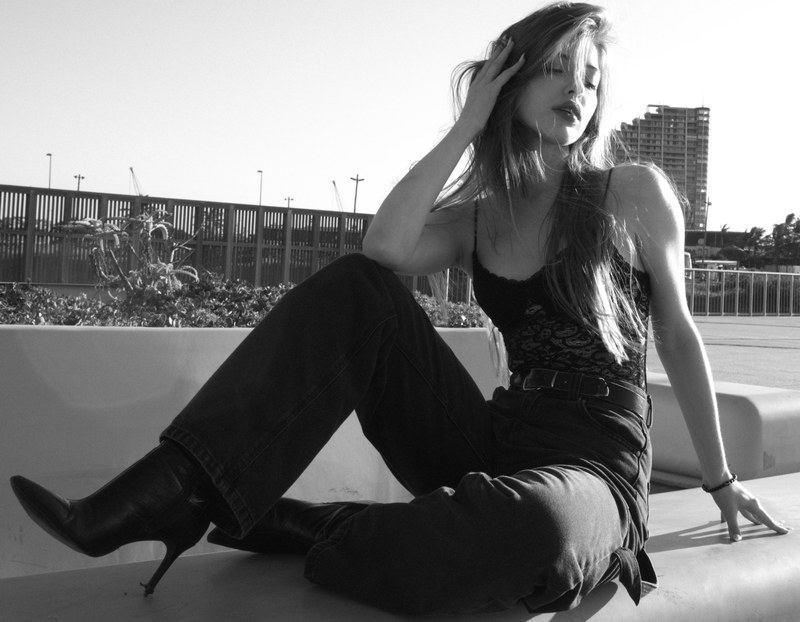
#> input picture mockups-v2/img/band.jpg, 800 x 622 px
$ python og-card.py ../mockups-v2/img/band.jpg out.png ../mockups-v2/img/essential.jpg ../mockups-v2/img/essential.jpg
#> lines starting #> are read from the running program, lines starting #| are printed output that depends on the picture
"""
Generate the Open Graph share card (1200x630) from a gallery photo.

Why a build step and not a checked-in binary: the card has to be regenerated
whenever the hero image changes, and a 20-line script beats remembering to
export one by hand in Photoshop.

Usage: python tools/og-card.py <srcImage> <outPng> [siteName] [tagline]
"""
import sys
from pathlib import Path

from PIL import Image, ImageDraw, ImageEnhance, ImageFont, ImageOps

W, H = 1200, 630


def fit(img: Image.Image, box_w: int, box_h: int) -> Image.Image:
    """Cover-fit: fill the box, crop the overflow, never distort."""
    s = max(box_w / img.width, box_h / img.height)
    nw, nh = max(1, round(img.width * s)), max(1, round(img.height * s))
    img = img.resize((nw, nh), Image.LANCZOS)
    left, top = (nw - box_w) // 2, (nh - box_h) // 2
    return img.crop((left, top, left + box_w, top + box_h))


def font(size: int, bold: bool = True) -> ImageFont.FreeTypeFont:
    """Prefer a real font file; fall back to PIL's bitmap default."""
    names = (
        ["ariblk.ttf", "ArchivoBlack-Regular.ttf"] if bold else []
    ) + ["arial.ttf", "segoeui.ttf", "DejaVuSans.ttf"]
    roots = [
        Path("C:/Windows/Fonts"),
        Path("/usr/share/fonts/truetype/dejavu"),
        Path("/Library/Fonts"),
    ]
    for root in roots:
        for n in names:
            p = root / n
            if p.exists():
                try:
                    return ImageFont.truetype(str(p), size)
                except OSError:
                    pass
    return ImageFont.load_default()


def main() -> int:
    src = Path(sys.argv[1])
    out = Path(sys.argv[2])
    site = sys.argv[3] if len(sys.argv) > 3 else "SHUTTERHAUS"
    tagline = sys.argv[4] if len(sys.argv) > 4 else "PHOTOGRAPHY · GAUTENG"

    img = ImageOps.exif_transpose(Image.open(src)).convert("RGB")
#> img is the input picture: PIL image 800x622 RGB; min 0, max 255, mean 121.9

    # B&W to match the site's shell, slightly lifted so faces don't crush.
    img = ImageOps.grayscale(img)
#> img: PIL image 800x622 L
    img = ImageEnhance.Contrast(img).enhance(1.06)

    card = fit(img, W, H)
#> in fit, `return img.crop((left, top, left + box_w, top + box_h))`:
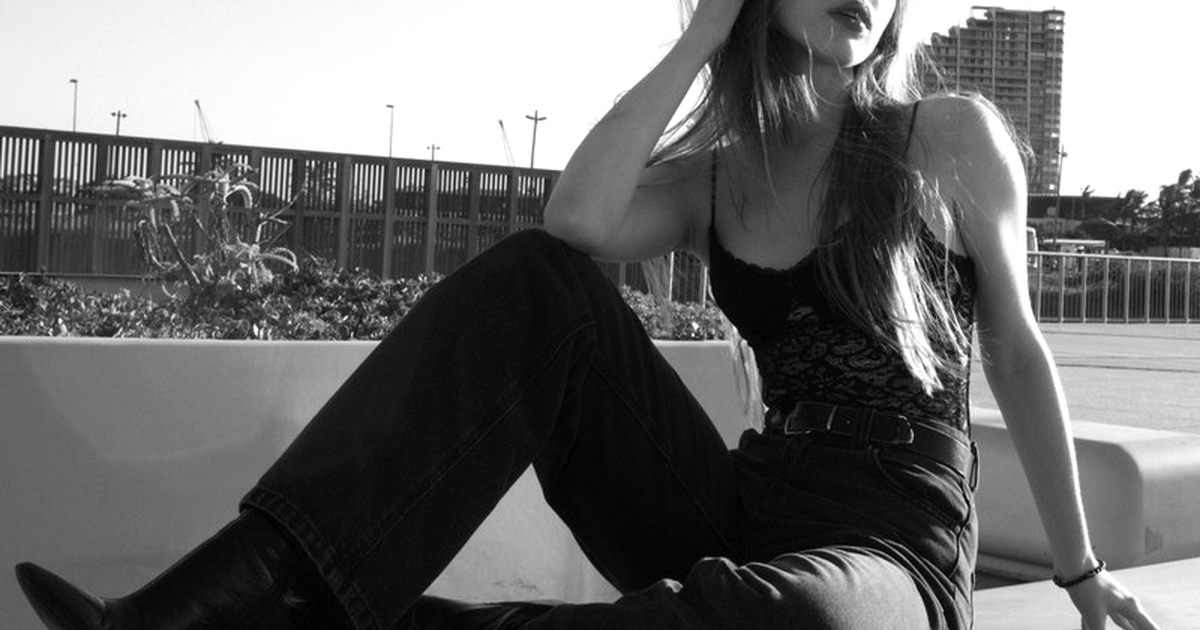
#> returned value: PIL image 1200x630 L; min 0, max 255, mean 106.7

    # Darken the bottom so the type always has contrast, whatever the photo.
    # A hard-edged rectangle cut straight across the subject's face, so build a
    # vertical gradient mask that ramps in below the midpoint instead.
    veil = Image.new("L", (W, H), 0)
#> veil: PIL image 1200x630 L; every value is 0
    vdraw = ImageDraw.Draw(veil)
    top = int(H * 0.34)
    for y in range(top, H):
        t = (y - top) / max(1, (H - 1 - top))
        vdraw.line((0, y, W, y), fill=round(96 * (t**1.7)))
    black = Image.new("RGB", (W, H), (0, 0, 0))
#> black: PIL image 1200x630 RGB; every value is 0
    # composite() against an L mask returns mode L; force RGB so 3-tuple fills
    # (white type) are accepted by draw.text().
    card = Image.composite(black, card.convert("RGB"), veil).convert("RGB")
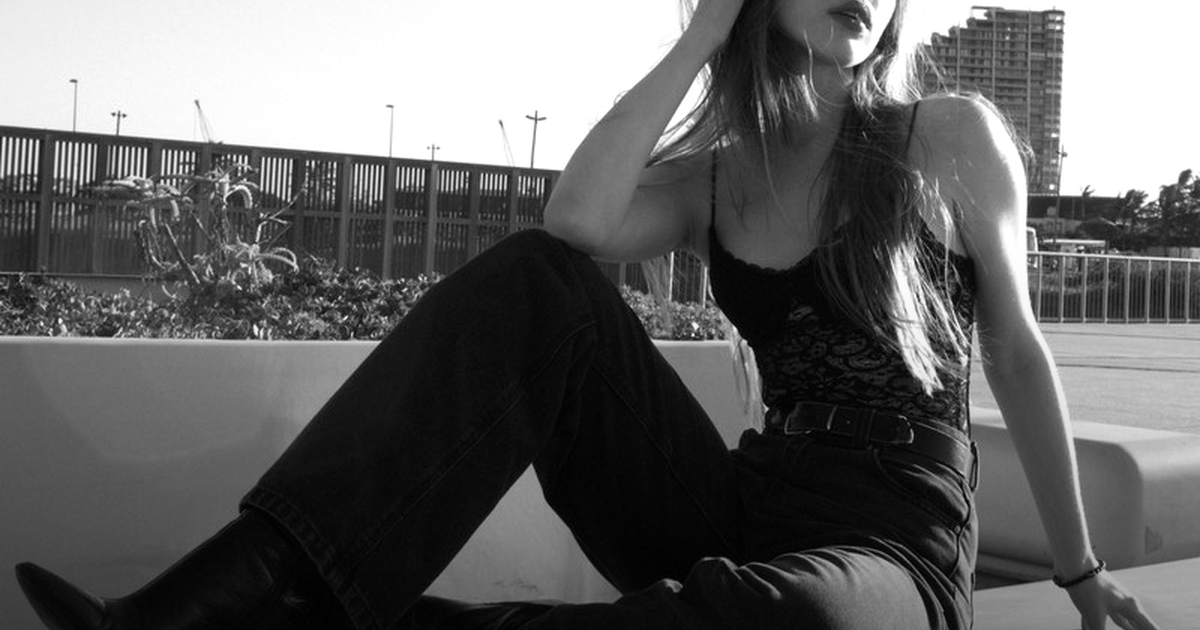
#> card: PIL image 1200x630 RGB; min 0, max 255, mean 100

    d = ImageDraw.Draw(card)
    d.text((64, H - 168), site, font=font(74), fill=(255, 255, 255))
    d.text((64, H - 74), tagline, font=font(27, bold=False), fill=(214, 214, 214))
    d.line((64, H - 196, 200, H - 196), fill=(255, 255, 255), width=3)

    out.parent.mkdir(parents=True, exist_ok=True)
    # PNG of a 1200x630 photo is ~600 KB; JPEG is ~60 KB for visually identical
    # quality. Social crawlers fetch this on every share, so size matters.
    if out.suffix.lower() in (".jpg", ".jpeg"):
        card.save(out, "JPEG", quality=86, optimize=True, progressive=True)
    else:
        card.save(out, "PNG", optimize=True)
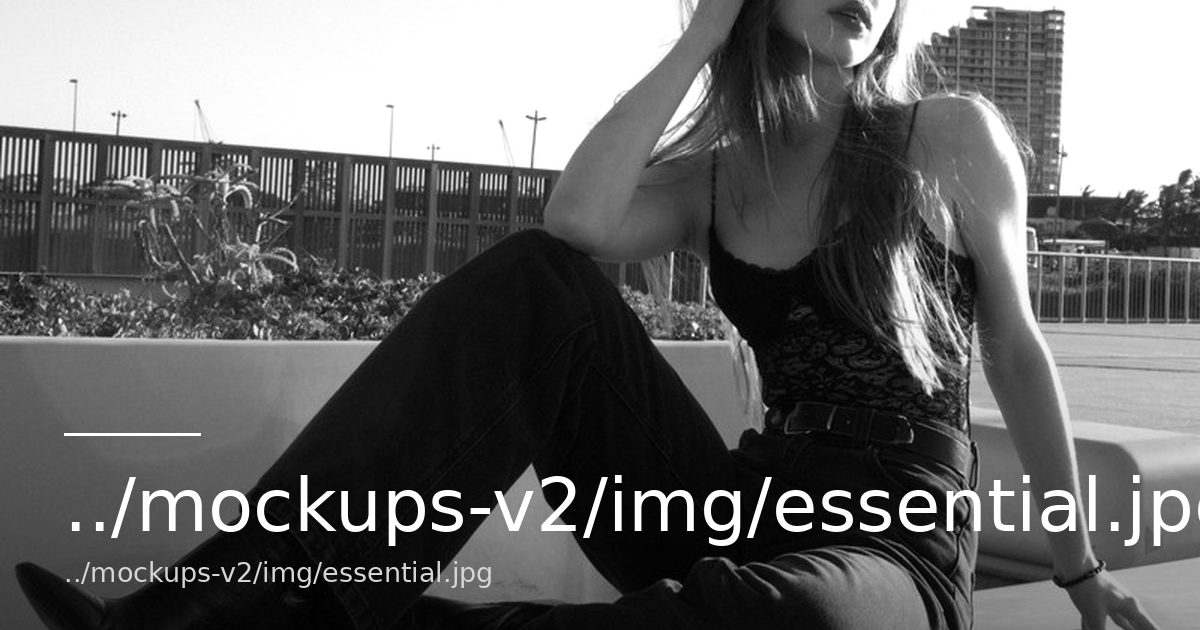
#> saved as out.png: PIL image 1200x630 RGB; min 0, max 255, mean 105.3
#> (the run stopped early here; a loop or call above may not have finished)

$ run again, on mockups-v2/img/proposed-frame-02.jpg
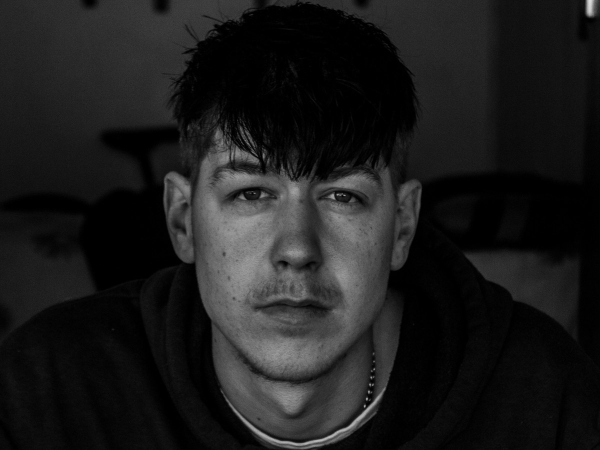
#> input picture mockups-v2/img/proposed-frame-02.jpg, 1200 x 900 px (shown at 1/2 size)
#> in main, img is the input picture: PIL image 1200x900 RGB; min 0, max 219, mean 28.1
#> veil: PIL image 1200x630 L; every value is 0
#> black: PIL image 1200x630 RGB; every value is 0
#> in main, `card = Image.composite(black, card.convert("RGB"), veil).convert("RGB")`:
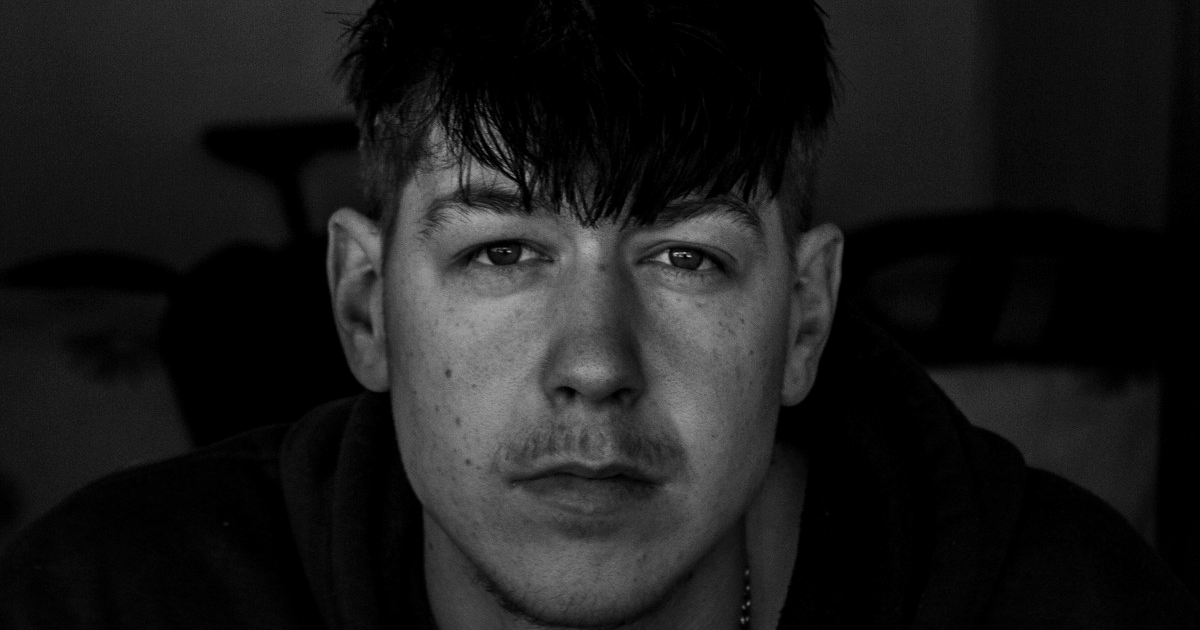
#> card: PIL image 1200x630 RGB; min 0, max 194, mean 26.6
#> in main, `card.save(out, "PNG", optimize=True)`:
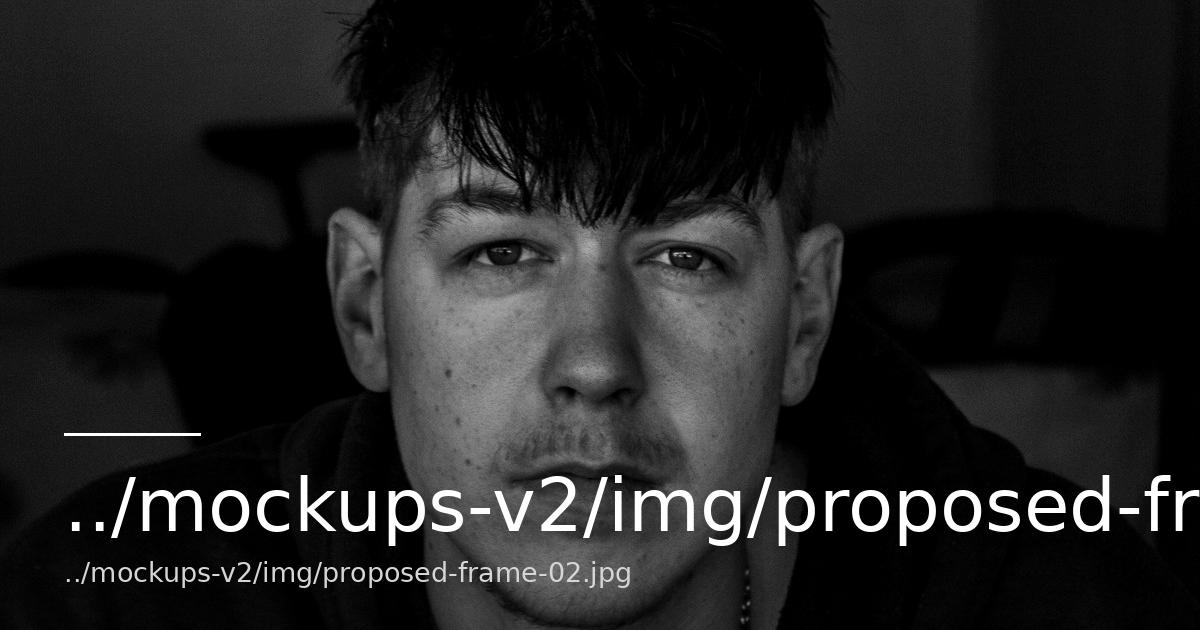
#> saved as out.png: PIL image 1200x630 RGB; min 0, max 255, mean 32.6
